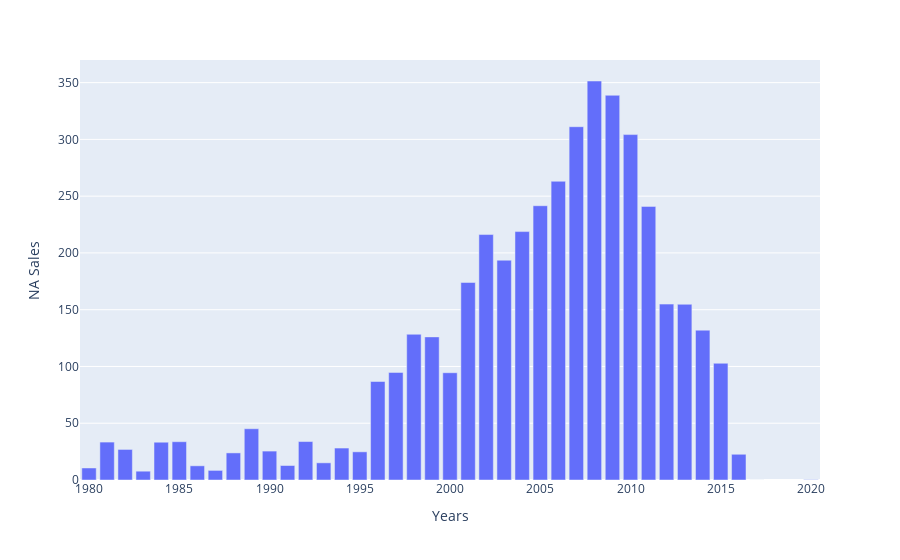

Notebook code cell kept with this figure:
### Code cell
unique_year = df['Year'].sort_values()
unique_year = unique_year.unique()
dict = {}
for i in unique_year:
    data = df[df['Year'] == i]
    dict[i] = data['NA_Sales'].sum()
    
px.bar(x=dict.keys(), y=dict.values(), labels={"x": "Years", "y": "NA Sales"})

### Figure 1 — Plotly figure (JSON) as saved in the notebook; plotly's stock layout.template omitted (floating-point values rounded to 4 significant figures)
{"data": [{"alignmentgroup": "True", "hovertemplate": "Years=%{x}<br>NA Sales=%{y}<extra></extra>", "legendgroup": "", "marker": {"color": "#636efa", "pattern": {"shape": ""}}, "name": "", "offsetgroup": "", "orientation": "v", "showlegend": false, "textposition": "auto", "type": "bar", "x": ["1980-01-01T00:00:00", "1981-01-01T00:00:00", "1982-01-01T00:00:00", "1983-01-01T00:00:00", "1984-01-01T00:00:00", "1985-01-01T00:00:00", "1986-01-01T00:00:00", "1987-01-01T00:00:00", "1988-01-01T00:00:00", "1989-01-01T00:00:00", "1990-01-01T00:00:00", "1991-01-01T00:00:00", "1992-01-01T00:00:00", "1993-01-01T00:00:00", "1994-01-01T00:00:00", "1995-01-01T00:00:00", "1996-01-01T00:00:00", "1997-01-01T00:00:00", "1998-01-01T00:00:00", "1999-01-01T00:00:00", "2000-01-01T00:00:00", "2001-01-01T00:00:00", "2002-01-01T00:00:00", "2003-01-01T00:00:00", "2004-01-01T00:00:00", "2005-01-01T00:00:00", "2006-01-01T00:00:00", "2007-01-01T00:00:00", "2008-01-01T00:00:00", "2009-01-01T00:00:00", "2010-01-01T00:00:00", "2011-01-01T00:00:00", "2012-01-01T00:00:00", "2013-01-01T00:00:00", "2014-01-01T00:00:00", "2015-01-01T00:00:00", "2016-01-01T00:00:00", "2017-01-01T00:00:00", "2020-01-01T00:00:00"], "xaxis": "x", "y": [10.59, 33.4, 26.92, 7.76, 33.28, 33.73, 12.5, 8.46, 23.87, 45.15, 25.46, 12.76, 33.87, 15.12, 28.15, 24.82, 86.76, 94.75, 128.4, 126.1, 94.49, 174.0, 216.2, 193.6, 218.8, 241.6, 263.1, 311.2, 351.4, 338.9, 304.2, 241, 154.9, 154.8, 132.0, 102.8, 22.66, 0, 0.27], "yaxis": "y"}], "layout": {"barmode": "relative", "legend": {"tracegroupgap": 0}, "margin": {"t": 60}, "xaxis": {"anchor": "y", "domain": [0, 1], "title": {"text": "Years"}}, "yaxis": {"anchor": "x", "domain": [0, 1], "title": {"text": "NA Sales"}}}}
